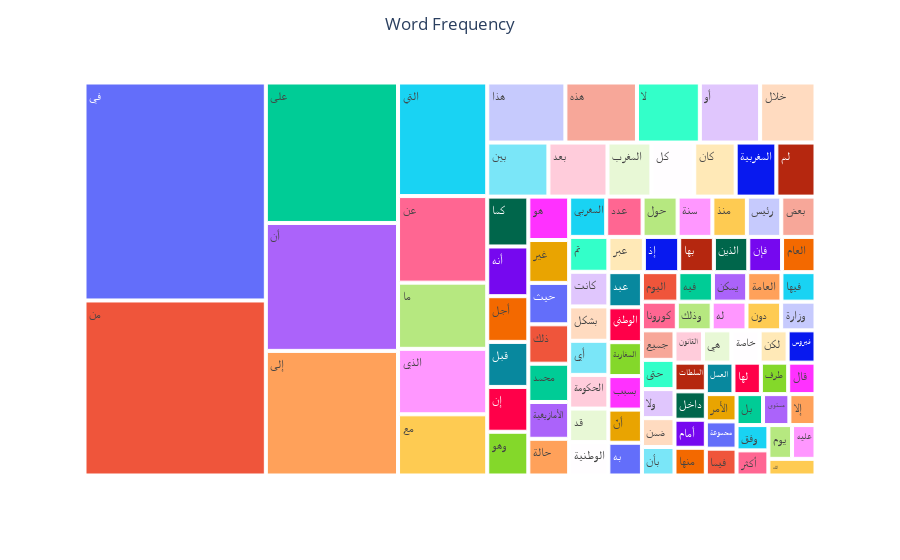

Notebook cell for this chart:
### Markdown cell above
## First look about top 100 freq words

### Code cell
freq_words=df["story"].str.split(expand=True).stack().value_counts()
top_100_freq_words=freq_words[:100]

fig=px.treemap(top_100_freq_words,path=[top_100_freq_words.index],values=0)
fig.update_layout(title="Word Frequency",title_x=0.5)
fig.show()

## we compare this figure after pre-processing

## as it classification problem we can pre-process the text by removing stop words, normalizing words, etc.. any sutitable pre-process methods for this case

### Figure 1 — Plotly figure (JSON) as saved in the notebook; plotly's stock layout.template omitted (floating-point values rounded to 4 significant figures)
{"data": [{"branchvalues": "total", "domain": {"x": [0, 1], "y": [0, 1]}, "hovertemplate": "labels=%{label}<br>0=%{value}<br>parent=%{parent}<br>id=%{id}<extra></extra>", "ids": ["أجل", "أكثر", "أمام", "أن", "أنه", "أنّ", "أو", "أي", "إذ", "إلا", "إلى", "إن", "الأمازيغية", "الأمر", "التي", "الحكومة", "الذي", "الذين", "السلطات", "العام", "العامة", "العمل", "القانون", "الله", "المغاربة", "المغرب", "المغربي", "المغربية", "الوطني", "الوطنية", "اليوم", "بأن", "بسبب", "بشكل", "بعد", "بعض", "بل", "به", "بها", "بين", "تم", "جميع", "حالة", "حتى", "حول", "حيث", "خاصة", "خلال", "داخل", "دون", "ذلك", "رئيس", "سنة", "ضمن", "طرف", "عبد", "عبر", "عدد", "على", "عليه", "عن", "غير", "فإن", "في", "فيروس", "فيما", "فيه", "فيها", "قال", "قبل", "قد", "كان", "كانت", "كل", "كما", "كورونا", "لا", "لكن", "لم", "له", "لها", "ما", "مجموعة", "محمد", "مستوى", "مع", "من", "منذ", "منها", "هذا", "هذه", "هو", "هي", "وذلك", "وزارة", "وفق", "ولا", "وهو", "يمكن", "يوم"], "labels": ["أجل", "أكثر", "أمام", "أن", "أنه", "أنّ", "أو", "أي", "إذ", "إلا", "إلى", "إن", "الأمازيغية", "الأمر", "التي", "الحكومة", "الذي", "الذين", "السلطات", "العام", "العامة", "العمل", "القانون", "الله", "المغاربة", "المغرب", "المغربي", "المغربية", "الوطني", "الوطنية", "اليوم", "بأن", "بسبب", "بشكل", "بعد", "بعض", "بل", "به", "بها", "بين", "تم", "جميع", "حالة", "حتى", "حول", "حيث", "خاصة", "خلال", "داخل", "دون", "ذلك", "رئيس", "سنة", "ضمن", "طرف", "عبد", "عبر", "عدد", "على", "عليه", "عن", "غير", "فإن", "في", "فيروس", "فيما", "فيه", "فيها", "قال", "قبل", "قد", "كان", "كانت", "كل", "كما", "كورونا", "لا", "لكن", "لم", "له", "لها", "ما", "مجموعة", "محمد", "مستوى", "مع", "من", "منذ", "منها", "هذا", "هذه", "هو", "هي", "وذلك", "وزارة", "وفق", "ولا", "وهو", "يمكن", "يوم"], "name": "", "parents": ["", "", "", "", "", "", "", "", "", "", "", "", "", "", "", "", "", "", "", "", "", "", "", "", "", "", "", "", "", "", "", "", "", "", "", "", "", "", "", "", "", "", "", "", "", "", "", "", "", "", "", "", "", "", "", "", "", "", "", "", "", "", "", "", "", "", "", "", "", "", "", "", "", "", "", "", "", "", "", "", "", "", "", "", "", "", "", "", "", "", "", "", "", "", "", "", "", "", "", ""], "values": [6102, 2600, 2856, 54962, 6640, 3613, 11766, 4347, 4049, 2627, 53538, 5984, 4881, 2722, 32929, 4296, 18979, 3943, 2925, 3835, 3282, 2823, 2989, 2550, 3697, 7715, 4849, 7151, 3797, 4257, 3493, 3015, 3651, 4383, 10378, 4476, 2665, 3570, 3978, 10747, 4449, 3121, 4870, 3096, 4586, 5498, 2965, 10811, 2891, 3233, 5223, 4501, 4545, 3055, 2795, 3833, 4068, 4756, 60344, 2575, 25096, 5685, 3871, 128460, 2926, 2676, 3314, 3265, 2793, 6016, 4275, 7277, 4418, 7524, 6658, 3254, 12272, 2938, 6876, 3248, 2804, 19199, 2721, 5080, 2651, 17744, 103151, 4517, 2827, 15256, 13969, 5758, 2982, 3254, 3204, 2621, 3073, 5844, 3288, 2596], "type": "treemap"}], "layout": {"legend": {"tracegroupgap": 0}, "margin": {"t": 60}, "title": {"text": "Word Frequency", "x": 0.5}, "autosize": true}}
